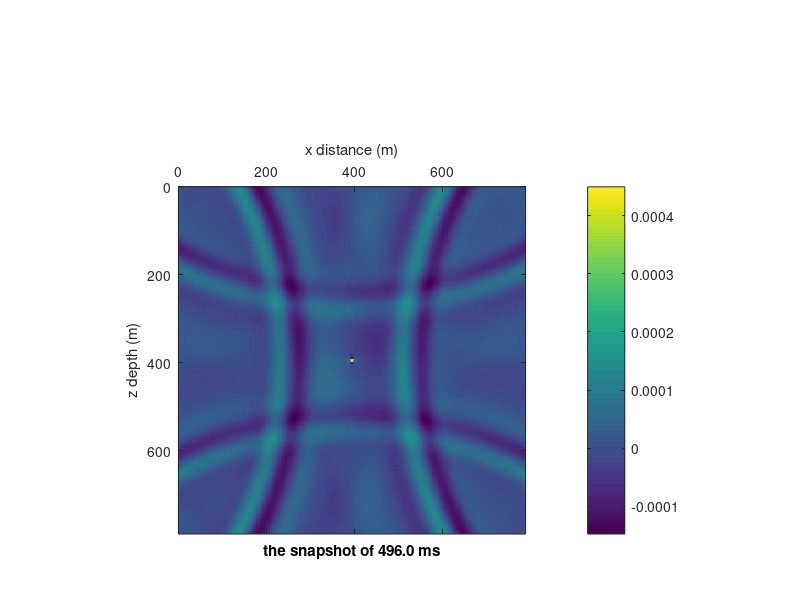
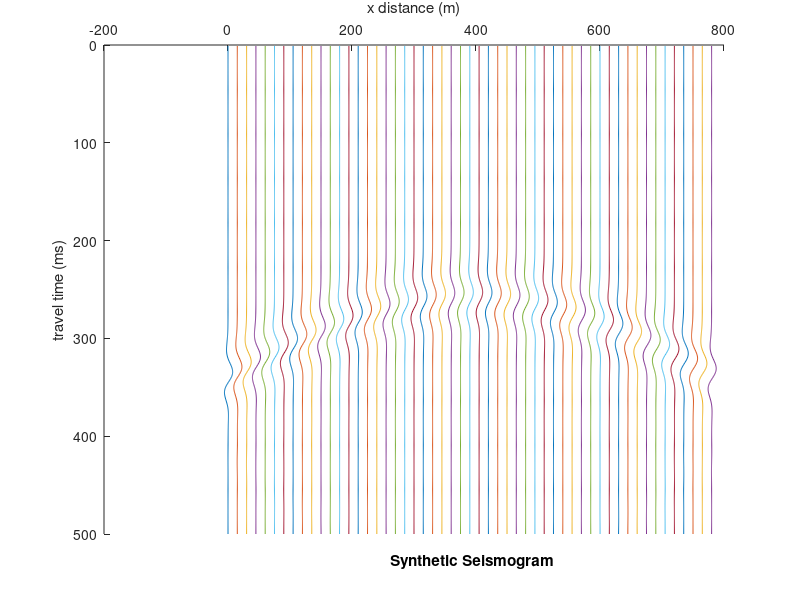

MATLAB code for these plots, in order:
function TDFDEWFS2DSG

% TDFDEWFS2DSG
% This is a program of Time Domain Finite Difference Elastic Wave Field Simulating with 2-Dimension Staggered Grid.
% Written by Tche.L. from USTC, 2016.7.

clc; clear; close all;
% format long;

%% Input parameters

nx = 159;               % the number of grid nodes in x-direction.
nz = 159;               % the number of grid nodes in z-direction.
npmlz = 20;            	% the number of grid nodes in top and bottom side of PML absorbing boundary.
npmlx = 20;             % the number of grid nodes in left and right side of PML absorbing boudary.
sx = 80;                % the grid node number of source position in x-direction.
sz = 80;                % the grid node number of source position in z-direction.
dx = 5;                 % the grid node interval in x-direction; Unit: m.
dz = 5;                 % the grid node interval in z-direction; Unit: m.
nt = 500;               % the number of time nodes for wave calculating.
dt = 1e-3;            	% the time node interval; Unit: s.
nppw = 12;              % the node point number per wavelength for dominant frequency of Ricker wavelet source.
ampl = 1.0e0;           % the amplitude of source wavelet.
xrcvr = 1:3:nx;         % the grid node number in x-direction of reciver position on ground.
nodr = 1;               % half of the order number for spatial difference.

%% Determine the difference coefficients

B = [1 zeros(1,nodr - 1)]';
A = NaN*ones(nodr,nodr);
for i = 1:1:nodr
    A(i,:) = (1:2:2*nodr - 1).^(2*i - 1);
end
C = A\B;

%% Model and source

Nz = nz + 2*npmlz;
Nx = nx + 2*npmlx;

vp = 2000*ones(Nz,Nx);                                                      % the velocity of P-wave of model; Unit: m/s.
vs = 1000*ones(Nz,Nx);                                                      % the velocity of S-wave of model; Unit: m/s.
rho = 1000*ones(Nz,Nx);                                                     % the density of model; Unit: kg/m^3.
% vp(fix(Nz/3):end,fix(Nx/2):end) = 1500;

lmd = rho.*(vp.^2 - 2.*vs.^2);                                              % the lame parameter lambda of elastic wave of model.
mu = rho.*vs.^2;                                                            % the lame parameter mu of elastic wave of model.

f0 = min(vs(:))/(max(dx,dz)*nppw);                                          % the dominant frequency of source Ricker wavelet; Unit: Hz.
t0 = 1/f0;                                                                  % the time shift of source Ricker wavelet; Unit: s; Suggest: 0.02 if fm = 50, or 0.05 if fm = 20.
t = dt*(1:1:nt);
src = (1 - 2*(pi*f0.*(t - t0)).^2).*exp( - (pi*f0*(t - t0)).^2);           	% the time series of source wavelet.
% The source wavelet formula refers to the equations (18) of Collino and Tsogka, 2001.

%% Perfectly matched layer absorbing factor

% R = 1e-6;                                                                   % Recommend: $R = 1e-2, if $npmlr = 5; $R = 1e-3, if $npmlr = 10; $R = 1e-4, if $npmlr = 20.
% dpml0z = log(1/R)*3*max(vs(:))/(2*npmlz);
dpml0z = 3*max(vs(:))/dz*(8/15 - 3/100*npmlz + 1/1500*npmlz^2);
dpmlz = zeros(Nz,Nx);
dpmlz(1:npmlz,:) = (dpml0z*((npmlz: - 1:1)./npmlz).^2)'*ones(1,Nx);
dpmlz(npmlz + nz + 1:Nz,:) = dpmlz(npmlz: - 1:1,:);
dpml0x = 3*max(vs(:))/dx*(8/15 - 3/100*npmlx + 1/1500*npmlx^2);
dpmlx = zeros(Nz,Nx);
dpmlx(:,1:npmlx) = ones(Nz,1)*(dpml0x*((npmlx: - 1:1)./npmlx).^2);
dpmlx(:,npmlx + nx + 1:Nx) = dpmlx(:,npmlx: - 1:1);
% The PML formula refers to the equations (2) and (3) of Marcinkovich and Olsen, 2003.

%% Wavefield calculating

Coeffi1 = (2 - dt.*dpmlx)./(2 + dt.*dpmlx);
Coeffi2 = (2 - dt.*dpmlz)./(2 + dt.*dpmlz);
Coeffi3 = 2*dt./(2 + dt.*dpmlx)./rho./dx;
Coeffi4 = 2*dt./(2 + dt.*dpmlz)./rho./dz;
Coeffi5 = 2*dt./(2 + dt.*dpmlx).*(lmd + 2.*mu)./dx;
Coeffi6 = 2*dt./(2 + dt.*dpmlz).*lmd./dz;
Coeffi7 = 2*dt./(2 + dt.*dpmlx).*lmd./dx;
Coeffi8 = 2*dt./(2 + dt.*dpmlz).*(lmd + 2.*mu)./dz;
Coeffi9 = 2*dt./(2 + dt.*dpmlx).*mu./dx;
Coeffi0 = 2*dt./(2 + dt.*dpmlz).*mu./dz;

% +++++++++++++++++++++++++++++++++++++ approximate coeffient ++++++++++++++++++++++++++++++++++++++
% Coeffi1 = 1 - dt.*dpmlx;
% Coeffi2 = 1 - dt.*dpmlz;
% Coeffi3 = dt./rho./dx;
% Coeffi4 = dt./rho./dz;
% Coeffi5 = (lmd + 2.*mu).*dt./dx;
% Coeffi6 = lmd.*dt./dz;
% Coeffi7 = lmd.*dt./dx;
% Coeffi8 = (lmd + 2.*mu).*dt./dz;
% Coeffi9 = mu.*dt./dx;
% Coeffi0 = mu.*dt./dz;
% --------------------------------------------------------------------------------------------------

NZ = Nz + 2*nodr;
NX = Nx + 2*nodr;

Znodes = nodr + 1:NZ - nodr;
Xnodes = nodr + 1:NX - nodr;
znodes = nodr + npmlz + 1:nodr + npmlz + nz;
xnodes = nodr + npmlx + 1:nodr + npmlx + nx;
nsrcz = nodr + npmlz + sz;
nsrcx = nodr + npmlx + sx;

vxt = zeros(NZ,NX,2);
vxx = zeros(NZ,NX,2);
vxz = zeros(NZ,NX,2);
vzt = zeros(NZ,NX,2);
vzx = zeros(NZ,NX,2);
vzz = zeros(NZ,NX,2);
txxt = zeros(NZ,NX,2);
txxx = zeros(NZ,NX,2);
txxz = zeros(NZ,NX,2);
tzzt = zeros(NZ,NX,2);
tzzx = zeros(NZ,NX,2);
tzzz = zeros(NZ,NX,2);
txzt = zeros(NZ,NX,2);
txzx = zeros(NZ,NX,2);
txzz = zeros(NZ,NX,2);
Psum = NaN*ones(Nz,Nx);

P = NaN*ones(nz,nx,nt);

tic;
for it = 1:1:nt
    fprintf('The calculating time node is: it = %d\n',it);
    %% load source
    txxx(nsrcz,nsrcx,1) = txxx(nsrcz,nsrcx,1) + ampl*src(it)./4;
    txxz(nsrcz,nsrcx,1) = txxz(nsrcz,nsrcx,1) + ampl*src(it)./4;
    tzzx(nsrcz,nsrcx,1) = tzzx(nsrcz,nsrcx,1) + ampl*src(it)./4;
    tzzz(nsrcz,nsrcx,1) = tzzz(nsrcz,nsrcx,1) + ampl*src(it)./4;
    txxt(:,:,1) = txxx(:,:,1) + txxz(:,:,1);
    tzzt(:,:,1) = tzzx(:,:,1) + tzzz(:,:,1);
    P(:,:,it) = txxt(znodes,xnodes,1);
%     P(:,:,it) = tzzt(znodes,xnodes,1);
%     P(:,:,it) = txzt(znodes,xnodes,1);
    %% calculate v_x
    Psum(:,:) = 0;
    for i = 1:1:nodr
        Psum = Psum + C(i).*(txxt(Znodes,Xnodes + i - 1,1) - txxt(Znodes,Xnodes - i,1));
    end
    vxx(Znodes,Xnodes,2) = Coeffi1.*vxx(Znodes,Xnodes,1) + Coeffi3.*Psum;
    Psum(:,:) = 0;
    for i = 1:1:nodr
        Psum = Psum + C(i).*(txzt(Znodes + i - 1,Xnodes,1) - txzt(Znodes - i,Xnodes,1));
    end
    vxz(Znodes,Xnodes,2) = Coeffi2.*vxz(Znodes,Xnodes,1) + Coeffi4.*Psum;
    vxt(:,:,2) = vxx(:,:,2) + vxz(:,:,2);
%     P(:,:,it) = vxt(znodes,xnodes,2);
    %% calculate v_z
    Psum(:,:) = 0;
    for i = 1:1:nodr
        Psum = Psum + C(i).*(txzt(Znodes,Xnodes + i,1) - txzt(Znodes,Xnodes - i + 1,1));
    end
    vzx(Znodes,Xnodes,2) = Coeffi1.*vzx(Znodes,Xnodes,1) + Coeffi3.*Psum;
    Psum(:,:) = 0;
    for i = 1:1:nodr
        Psum = Psum + C(i).*(tzzt(Znodes + i,Xnodes,1) - tzzt(Znodes - i + 1,Xnodes,1));
    end
    vzz(Znodes,Xnodes,2) = Coeffi2.*vzz(Znodes,Xnodes,1) + Coeffi4.*Psum;
    vzt(:,:,2) = vzx(:,:,2) + vzz(:,:,2);
%     P(:,:,it) = vzt(znodes,xnodes,2);
    %% calculate tau_{xx} and tau_{zz}
    Psum(:,:) = 0;
    for i = 1:1:nodr
        Psum = Psum + C(i).*(vxt(Znodes,Xnodes + i,2) - vxt(Znodes,Xnodes - i + 1,2));
    end
    txxx(Znodes,Xnodes,2) = Coeffi1.*txxx(Znodes,Xnodes,1) + Coeffi5.*Psum;
    tzzx(Znodes,Xnodes,2) = Coeffi1.*tzzx(Znodes,Xnodes,1) + Coeffi7.*Psum;
    Psum(:,:) = 0;
    for i = 1:1:nodr
        Psum = Psum + C(i).*(vzt(Znodes + i - 1,Xnodes,2) - vzt(Znodes - i,Xnodes,2));
    end
    txxz(Znodes,Xnodes,2) = Coeffi2.*txxz(Znodes,Xnodes,1) + Coeffi6.*Psum;
    tzzz(Znodes,Xnodes,2) = Coeffi2.*tzzz(Znodes,Xnodes,1) + Coeffi8.*Psum;
    txxt(:,:,2) = txxx(:,:,2) + txxz(:,:,2);
    tzzt(:,:,2) = tzzx(:,:,2) + tzzz(:,:,2);
    %% calculate tau_{xz}
    Psum(:,:) = 0;
    for i = 1:1:nodr
        Psum = Psum + C(i).*(vzt(Znodes,Xnodes + i - 1,2) - vzt(Znodes,Xnodes - i,2));
    end
    txzx(Znodes,Xnodes,2) = Coeffi1.*txzx(Znodes,Xnodes,1) + Coeffi9.*Psum;
    Psum(:,:) = 0;
    for i = 1:1:nodr
        Psum = Psum + C(i).*(vxt(Znodes + i,Xnodes,2) - vxt(Znodes - i + 1,Xnodes,2));
    end
    txzz(Znodes,Xnodes,2) = Coeffi2.*txzz(Znodes,Xnodes,1) + Coeffi0.*Psum;
    txzt(:,:,2) = txzx(:,:,2) + txzz(:,:,2);
    %% exchange for next cycle
    vxx(:,:,1) = vxx(:,:,2);
    vxz(:,:,1) = vxz(:,:,2);
    vxt(:,:,1) = vxt(:,:,2);
    vzx(:,:,1) = vzx(:,:,2);
    vzz(:,:,1) = vzz(:,:,2);
    vzt(:,:,1) = vzt(:,:,2);
    txxx(:,:,1) = txxx(:,:,2);
    txxz(:,:,1) = txxz(:,:,2);
    txxt(:,:,1) = txxt(:,:,2);
    tzzx(:,:,1) = tzzx(:,:,2);
    tzzz(:,:,1) = tzzz(:,:,2);
    tzzt(:,:,1) = tzzt(:,:,2);
    txzx(:,:,1) = txzx(:,:,2);
    txzz(:,:,1) = txzz(:,:,2);
    txzt(:,:,1) = txzt(:,:,2);
end
toc;

%% Plotting

% Wavefield Snapshot
figure;% colormap gray;
clims = [min(P(:)) max(P(:))]./5;
for it = 1:5:nt
    imagesc((0:nx - 1).*dx,(0:nz - 1).*dz,P(:,:,it));%,clims);
    set(gca,'xaxislocation','top'); axis equal; axis([0 (nx - 1)*dx 0 (nz - 1)*dz]);
    colorbar; xlabel('x distance (m)'); ylabel('z depth (m)');
    title(sprintf('the snapshot of %.1f ms',it*dt*1e3),'position',[(nx - 1)*dx/2,(nz - 1)*dz*(1 + 0.07)]);
    pause(0.01);
end

% Synthetic Seismogram
syngram(:,:) = P(1,xrcvr,:);
synmax = max(abs(syngram(:)));
rcvrintv = (xrcvr(2) - xrcvr(1))*dx;
syngram = syngram./synmax.*(rcvrintv/2);
[nsyn,~] = size(syngram);
figure; hold on;
for i = 1:1:nsyn
    plot(syngram(i,:) + (xrcvr(i) - 1)*dx,t.*1e3);
end
xlabel('x distance (m)'); ylabel('travel time (ms)');
title('Synthetic Seismogram','position',[(xrcvr(1) + xrcvr(nsyn))*dx/2,t(end)*1e3*(1 + 0.07)]);
set(gca,'xaxislocation','top');
set(gca,'YDir','reverse');
hold off;

end

%% References

% Collino and Tsogka, 2001. Geophysics, Application of the perfectly matched absorbing layer model to the linear elastodynamic problem in anisotropic heterogeneous media.
% Marcinkovich and Olsen, 2003. Journal of Geophysical Research, On the implementation of perfectly mathced layers in a three-dimensional fourth-order velocity-stress finite difference scheme.
